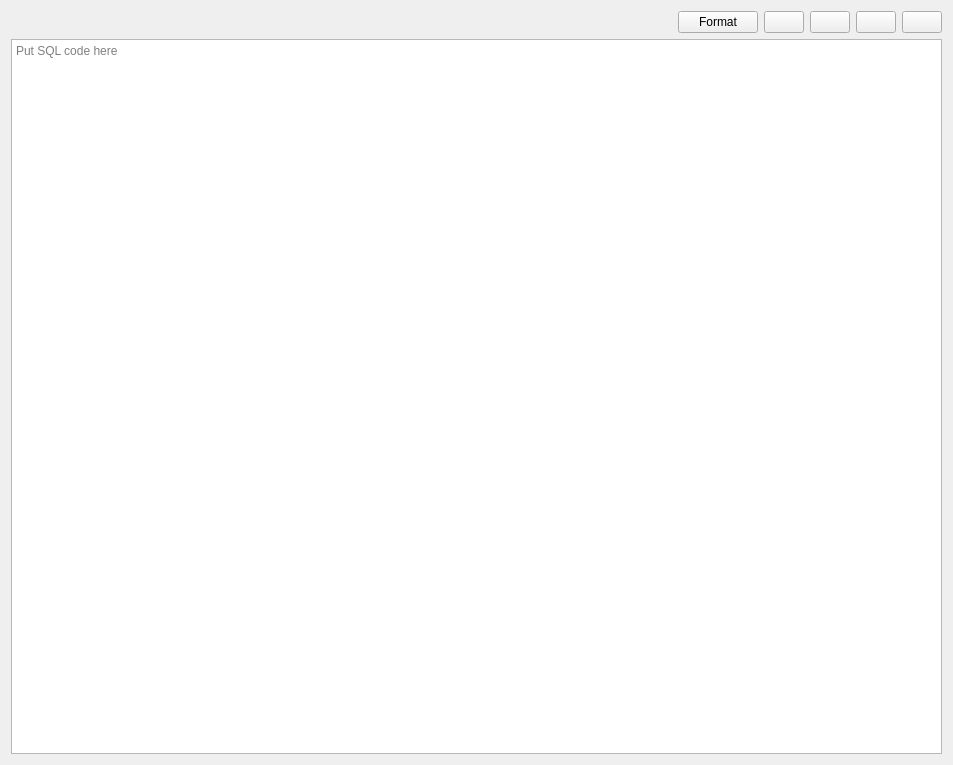
<?xml version="1.0" encoding="UTF-8"?>
<ui version="4.0">
 <class>SQLFormatterWidget</class>
 <widget class="QWidget" name="SQLFormatterWidget">
  <property name="geometry">
   <rect>
    <x>0</x>
    <y>0</y>
    <width>953</width>
    <height>765</height>
   </rect>
  </property>
  <property name="windowTitle">
   <string>Form</string>
  </property>
  <property name="locale">
   <locale language="English" country="UnitedStates"/>
  </property>
  <layout class="QVBoxLayout" name="verticalLayout">
   <item>
    <layout class="QHBoxLayout" name="horizontalLayout">
     <item>
      <spacer name="horizontalSpacer">
       <property name="orientation">
        <enum>Qt::Orientation::Horizontal</enum>
       </property>
       <property name="sizeHint" stdset="0">
        <size>
         <width>40</width>
         <height>20</height>
        </size>
       </property>
      </spacer>
     </item>
     <item>
      <widget class="QPushButton" name="formatButton">
       <property name="text">
        <string>Format</string>
       </property>
      </widget>
     </item>
     <item>
      <widget class="QPushButton" name="openButton">
       <property name="text">
        <string/>
       </property>
       <property name="icon">
        <iconset theme="QIcon::ThemeIcon::DocumentOpen"/>
       </property>
      </widget>
     </item>
     <item>
      <widget class="QPushButton" name="copyButton">
       <property name="text">
        <string/>
       </property>
       <property name="icon">
        <iconset theme="QIcon::ThemeIcon::EditCopy"/>
       </property>
      </widget>
     </item>
     <item>
      <widget class="QPushButton" name="pasteButton">
       <property name="text">
        <string/>
       </property>
       <property name="icon">
        <iconset theme="QIcon::ThemeIcon::EditPaste"/>
       </property>
      </widget>
     </item>
     <item>
      <widget class="QPushButton" name="clearButton">
       <property name="text">
        <string/>
       </property>
       <property name="icon">
        <iconset theme="QIcon::ThemeIcon::EditClear"/>
       </property>
      </widget>
     </item>
    </layout>
   </item>
   <item>
    <widget class="CodeEditor" name="codeEditor">
     <property name="placeholderText">
      <string>Put SQL code here</string>
     </property>
    </widget>
   </item>
  </layout>
 </widget>
 <customwidgets>
  <customwidget>
   <class>CodeEditor</class>
   <extends>QPlainTextEdit</extends>
   <header>editor/codeeditor.h</header>
  </customwidget>
 </customwidgets>
 <resources/>
 <connections/>
</ui>
